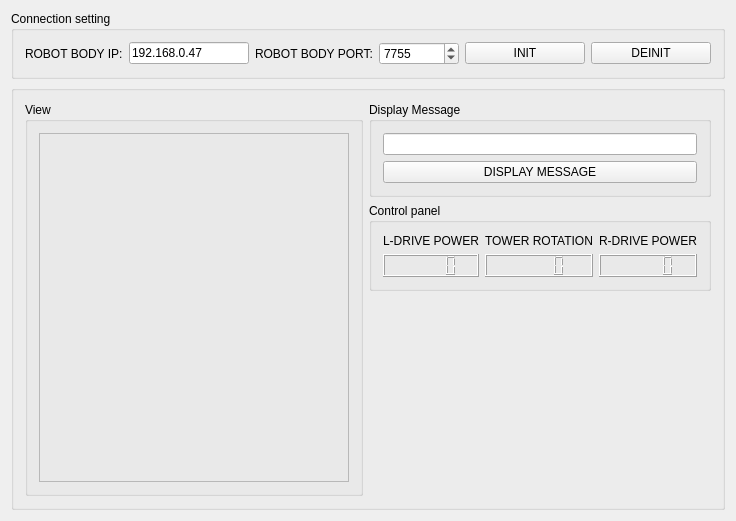
<?xml version="1.0" encoding="UTF-8"?>
<ui version="4.0">
 <class>MainWindow</class>
 <widget class="QMainWindow" name="MainWindow">
  <property name="geometry">
   <rect>
    <x>0</x>
    <y>0</y>
    <width>695</width>
    <height>521</height>
   </rect>
  </property>
  <property name="contextMenuPolicy">
   <enum>Qt::NoContextMenu</enum>
  </property>
  <property name="windowTitle">
   <string>MainWindow</string>
  </property>
  <widget class="QWidget" name="centralWidget">
   <layout class="QVBoxLayout" name="verticalLayout">
    <item>
     <widget class="QGroupBox" name="groupBox_2">
      <property name="sizePolicy">
       <sizepolicy hsizetype="Preferred" vsizetype="Maximum">
        <horstretch>0</horstretch>
        <verstretch>0</verstretch>
       </sizepolicy>
      </property>
      <property name="title">
       <string>Connection setting</string>
      </property>
      <layout class="QHBoxLayout" name="horizontalLayout">
       <item>
        <widget class="QLabel" name="label">
         <property name="text">
          <string>ROBOT BODY IP:</string>
         </property>
        </widget>
       </item>
       <item>
        <widget class="QLineEdit" name="lineRobotBodyIP">
         <property name="minimumSize">
          <size>
           <width>120</width>
           <height>0</height>
          </size>
         </property>
         <property name="focusPolicy">
          <enum>Qt::ClickFocus</enum>
         </property>
         <property name="text">
          <string>192.168.0.47</string>
         </property>
        </widget>
       </item>
       <item>
        <widget class="QLabel" name="label_2">
         <property name="text">
          <string>ROBOT BODY PORT:</string>
         </property>
        </widget>
       </item>
       <item>
        <widget class="QSpinBox" name="spinBoxRobotBodyPort">
         <property name="minimumSize">
          <size>
           <width>80</width>
           <height>0</height>
          </size>
         </property>
         <property name="focusPolicy">
          <enum>Qt::ClickFocus</enum>
         </property>
         <property name="maximum">
          <number>100000</number>
         </property>
         <property name="value">
          <number>7755</number>
         </property>
        </widget>
       </item>
       <item>
        <spacer name="horizontalSpacer">
         <property name="orientation">
          <enum>Qt::Horizontal</enum>
         </property>
         <property name="sizeHint" stdset="0">
          <size>
           <width>40</width>
           <height>20</height>
          </size>
         </property>
        </spacer>
       </item>
       <item>
        <widget class="QPushButton" name="pushButtonInit">
         <property name="minimumSize">
          <size>
           <width>120</width>
           <height>0</height>
          </size>
         </property>
         <property name="focusPolicy">
          <enum>Qt::ClickFocus</enum>
         </property>
         <property name="text">
          <string>INIT</string>
         </property>
        </widget>
       </item>
       <item>
        <widget class="QPushButton" name="pushButtonDeinit">
         <property name="minimumSize">
          <size>
           <width>120</width>
           <height>0</height>
          </size>
         </property>
         <property name="focusPolicy">
          <enum>Qt::ClickFocus</enum>
         </property>
         <property name="text">
          <string>DEINIT</string>
         </property>
        </widget>
       </item>
      </layout>
     </widget>
    </item>
    <item>
     <widget class="QGroupBox" name="groupBox">
      <property name="title">
       <string/>
      </property>
      <layout class="QHBoxLayout" name="horizontalLayout_2">
       <item>
        <widget class="QGroupBox" name="groupBox_5">
         <property name="sizePolicy">
          <sizepolicy hsizetype="MinimumExpanding" vsizetype="Preferred">
           <horstretch>0</horstretch>
           <verstretch>0</verstretch>
          </sizepolicy>
         </property>
         <property name="title">
          <string>View</string>
         </property>
         <layout class="QVBoxLayout" name="verticalLayout_4">
          <item>
           <widget class="QFrame" name="frame">
            <property name="sizePolicy">
             <sizepolicy hsizetype="Minimum" vsizetype="Preferred">
              <horstretch>0</horstretch>
              <verstretch>0</verstretch>
             </sizepolicy>
            </property>
            <property name="focusPolicy">
             <enum>Qt::StrongFocus</enum>
            </property>
            <property name="frameShape">
             <enum>QFrame::StyledPanel</enum>
            </property>
            <property name="frameShadow">
             <enum>QFrame::Raised</enum>
            </property>
           </widget>
          </item>
         </layout>
        </widget>
       </item>
       <item>
        <layout class="QVBoxLayout" name="verticalLayout_3">
         <item>
          <widget class="QGroupBox" name="groupBox_3">
           <property name="title">
            <string>Display Message</string>
           </property>
           <layout class="QVBoxLayout" name="verticalLayout_2">
            <item>
             <widget class="QLineEdit" name="lineEditTextForDisplay">
              <property name="focusPolicy">
               <enum>Qt::ClickFocus</enum>
              </property>
              <property name="layoutDirection">
               <enum>Qt::LeftToRight</enum>
              </property>
              <property name="autoFillBackground">
               <bool>false</bool>
              </property>
              <property name="maxLength">
               <number>58</number>
              </property>
              <property name="frame">
               <bool>true</bool>
              </property>
              <property name="clearButtonEnabled">
               <bool>false</bool>
              </property>
             </widget>
            </item>
            <item>
             <widget class="QPushButton" name="pushButtonDisplayText">
              <property name="text">
               <string>DISPLAY MESSAGE</string>
              </property>
             </widget>
            </item>
           </layout>
          </widget>
         </item>
         <item>
          <widget class="QGroupBox" name="groupBox_4">
           <property name="sizePolicy">
            <sizepolicy hsizetype="MinimumExpanding" vsizetype="Preferred">
             <horstretch>0</horstretch>
             <verstretch>0</verstretch>
            </sizepolicy>
           </property>
           <property name="title">
            <string>Control panel</string>
           </property>
           <layout class="QGridLayout" name="gridLayout">
            <item row="1" column="2">
             <widget class="QLCDNumber" name="lcdNumberRightMotorPower">
              <property name="maximumSize">
               <size>
                <width>100</width>
                <height>32</height>
               </size>
              </property>
              <property name="frameShape">
               <enum>QFrame::Box</enum>
              </property>
              <property name="smallDecimalPoint">
               <bool>false</bool>
              </property>
             </widget>
            </item>
            <item row="1" column="0">
             <widget class="QLCDNumber" name="lcdNumberLeftMotorPower">
              <property name="maximumSize">
               <size>
                <width>100</width>
                <height>32</height>
               </size>
              </property>
             </widget>
            </item>
            <item row="1" column="1">
             <widget class="QLCDNumber" name="lcdNumberRotation"/>
            </item>
            <item row="0" column="0">
             <widget class="QLabel" name="label_3">
              <property name="text">
               <string>L-DRIVE POWER</string>
              </property>
              <property name="alignment">
               <set>Qt::AlignCenter</set>
              </property>
             </widget>
            </item>
            <item row="0" column="2">
             <widget class="QLabel" name="label_4">
              <property name="text">
               <string>R-DRIVE POWER</string>
              </property>
              <property name="alignment">
               <set>Qt::AlignCenter</set>
              </property>
             </widget>
            </item>
            <item row="0" column="1">
             <widget class="QLabel" name="label_5">
              <property name="text">
               <string>TOWER ROTATION</string>
              </property>
              <property name="alignment">
               <set>Qt::AlignCenter</set>
              </property>
             </widget>
            </item>
           </layout>
          </widget>
         </item>
         <item>
          <spacer name="verticalSpacer">
           <property name="orientation">
            <enum>Qt::Vertical</enum>
           </property>
           <property name="sizeHint" stdset="0">
            <size>
             <width>20</width>
             <height>40</height>
            </size>
           </property>
          </spacer>
         </item>
        </layout>
       </item>
      </layout>
     </widget>
    </item>
   </layout>
  </widget>
 </widget>
 <layoutdefault spacing="6" margin="11"/>
 <resources/>
 <connections/>
</ui>
